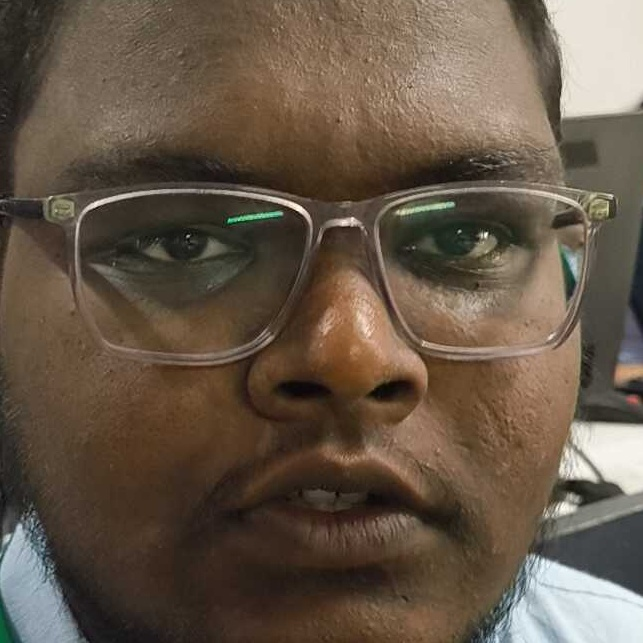
#> input picture img_dataset/Sir/Sir_0.jpg, 643 x 643 px
$ python -i Embaddings_exctraction.py   (imports and definitions only)
#> lines starting #> are read from the running program, lines starting #| are printed output that depends on the picture
import os
import numpy as np
import json
import cv2
from keras_facenet import FaceNet


# [1 line that did not run here, left out]

def preprocess_img(img):
    gray = cv2.cvtColor(img, cv2.COLOR_RGB2GRAY)
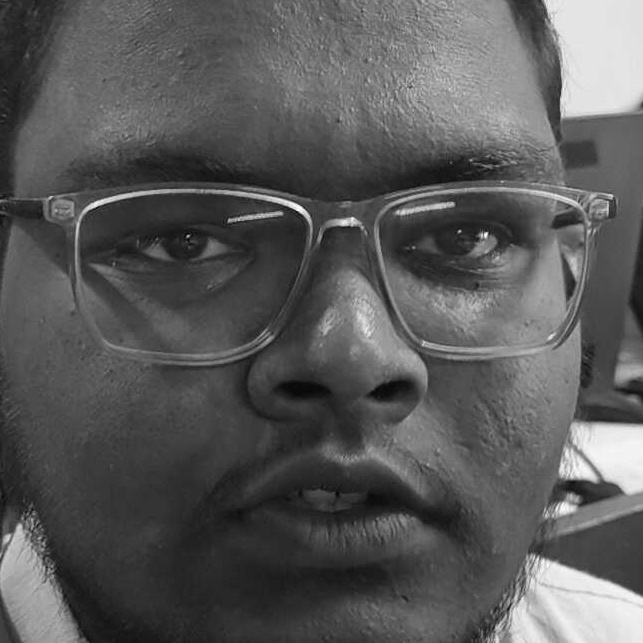
#> gray: shape (643, 643); min 3, max 254, mean 89.6
    equalized = cv2.equalizeHist(gray)
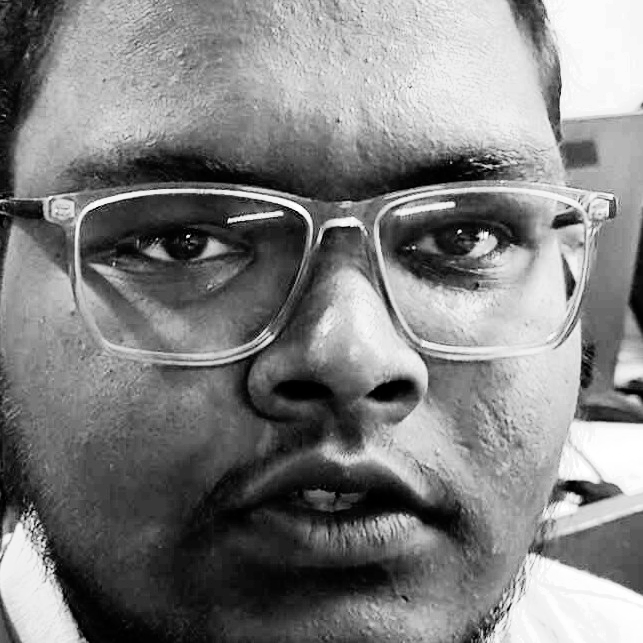
#> equalized: shape (643, 643); min 0, max 255, mean 128.5
    return cv2.cvtColor(equalized, cv2.COLOR_GRAY2RGB)

def save_person_embeddings(person_name, folder_path, output_file='known_embeddings.json'):
    embeddings = []
    for filename in os.listdir(folder_path):
        if filename.endswith(('.jpg', '.jpeg', '.png')):
            img_path = os.path.join(folder_path, filename)
            img = cv2.imread(img_path)
            if img is not None:
                img = preprocess_img(img)
                embedding = embedder.embeddings([img])
                embeddings.append(embedding[0].tolist())

    person_entry = {'name': person_name, 'embeddings': embeddings}

    if os.path.exists(output_file):
        with open(output_file, 'r') as f:
            known_data = json.load(f)
    else:
        known_data = []

    known_data.append(person_entry)

    with open(output_file, 'w') as f:
        json.dump(known_data, f, indent=4)

person_name = "Sir"
person_folder = "C:/Users/khadi/Desktop/RTFRUYOLO_V8/img_dataset/Sir"
# [1 line not run here, left out]

>>> import cv2
>>> picture = cv2.cvtColor(cv2.imread('img_dataset/Sir/Sir_0.jpg'), cv2.COLOR_BGR2RGB)
>>> result = preprocess_img(picture)

$ run again, on img_dataset/Sir/Sir_12.jpg
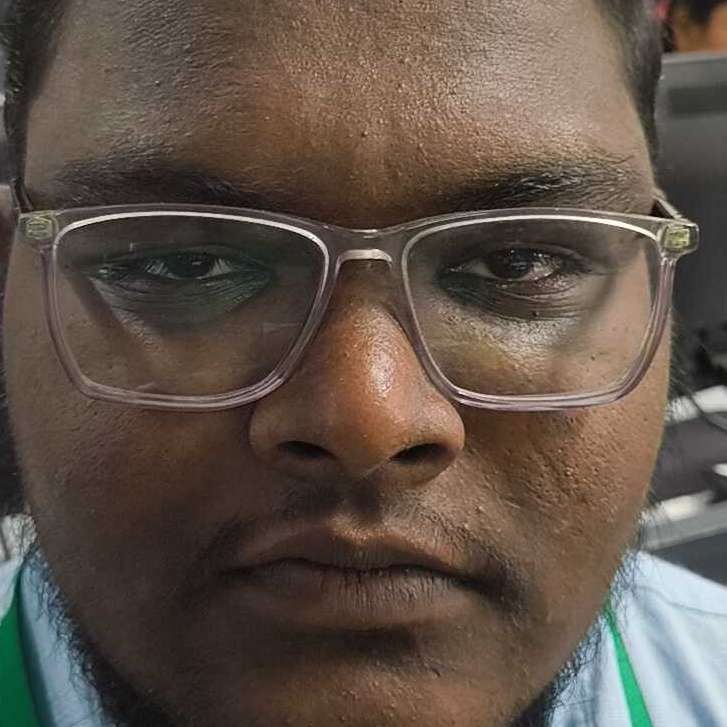
#> input picture img_dataset/Sir/Sir_12.jpg, 727 x 727 px
#> in preprocess_img, `gray = cv2.cvtColor(img, cv2.COLOR_RGB2GRAY)`:
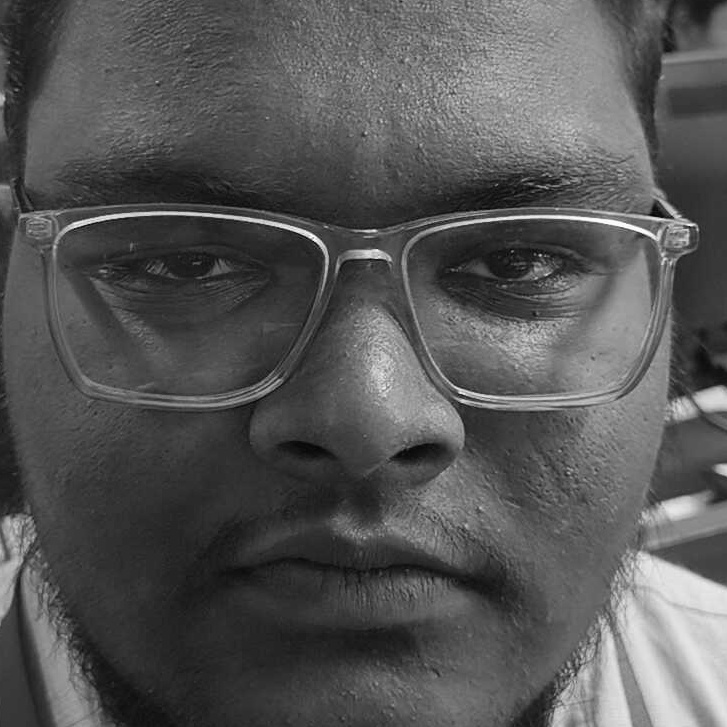
#> gray: shape (727, 727); min 4, max 254, mean 85.9
#> in preprocess_img, `equalized = cv2.equalizeHist(gray)`:
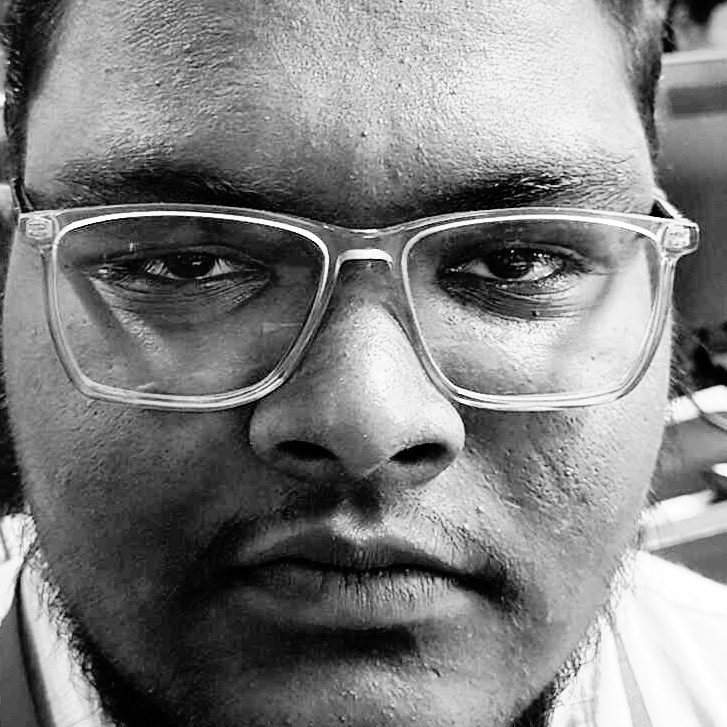
#> equalized: shape (727, 727); min 0, max 255, mean 128.5

$ run again, on img_dataset/Sir/Sir_15.jpg
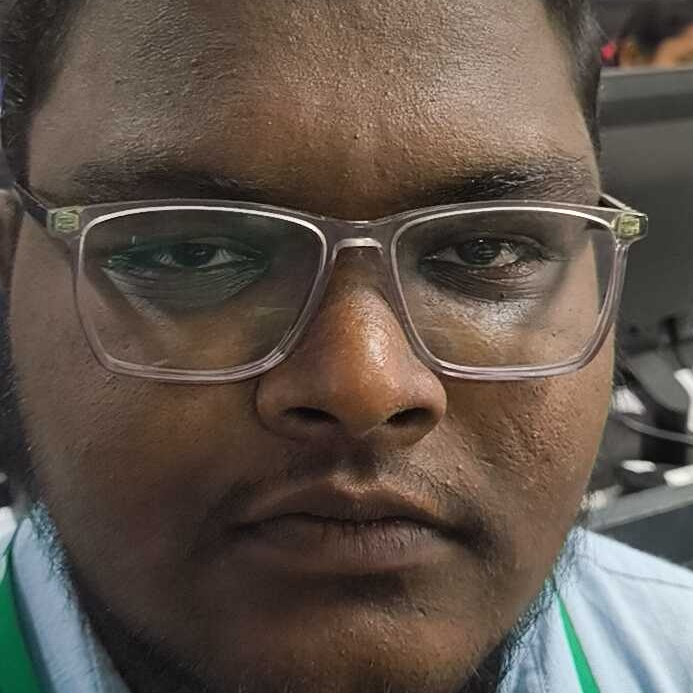
#> input picture img_dataset/Sir/Sir_15.jpg, 693 x 693 px
#> in preprocess_img, `gray = cv2.cvtColor(img, cv2.COLOR_RGB2GRAY)`:
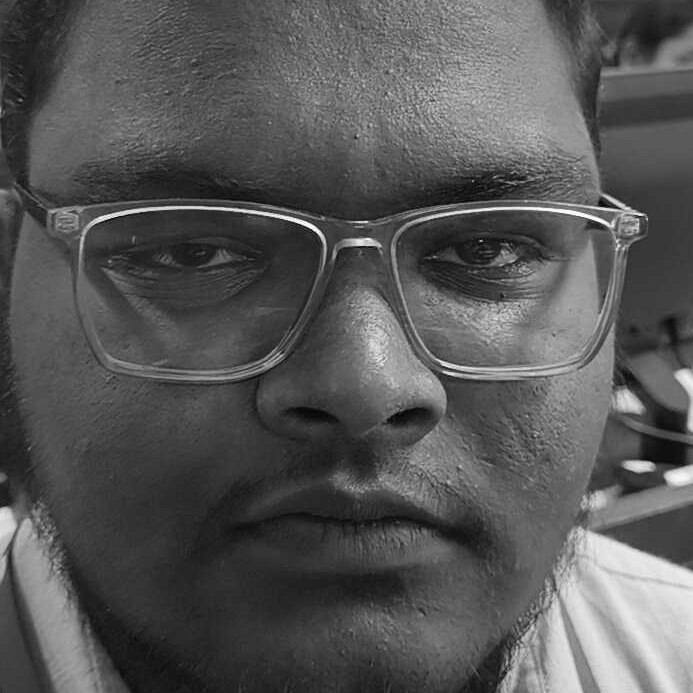
#> gray: shape (693, 693); min 1, max 254, mean 86.7
#> in preprocess_img, `equalized = cv2.equalizeHist(gray)`:
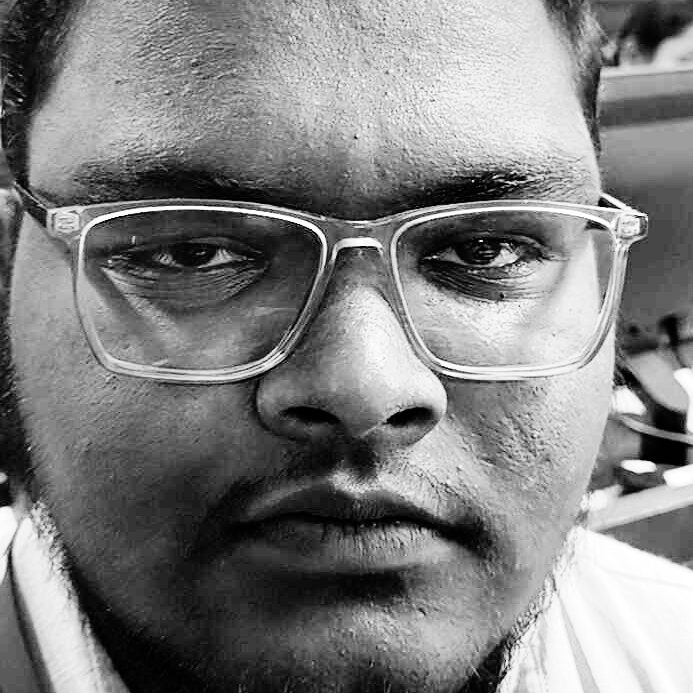
#> equalized: shape (693, 693); min 0, max 255, mean 128.5
